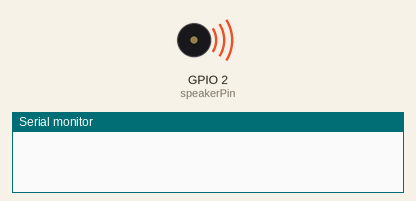
Recording of a sketch running on a simulated ESP32. Parts: buzzer (waves = sounding), the last lines printed to the serial monitor. Random numbers use the default seed unless the sketch sets one.

Above: at 0.15 s.
At 34.2 s:
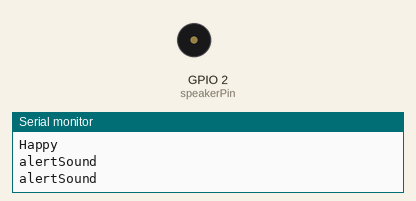
Timing chart, 0 to 40.0 s (numbered marks = the images above):
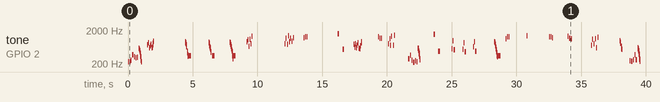

The sketch:

Emotions.ino
```cpp
int speakerPin = 2;
#include <Emotions.h>
Emotions Emote(speakerPin);


void setup() {
  Serial.begin(115200);

  randomSeed(analogRead(0)); // randomness
}


void loop() {
  int mood = random(10);

  switch (mood) {
    case 0:
      Serial.printf("Happy\n");
      Emote.happySound();

      break;
    case 1:
      Serial.printf("curiousSound\n");
      Emote.curiousSound();
      break;
    case 2:
      Serial.printf("sadSound\n");
      Emote.sadSound();
      break;
    case 3:
      Serial.printf("alertSound\n");
      Emote.alertSound();
      break;
    case 4:
      Serial.printf("idleSound\n");
      Emote.idleSound();
      break;
    case 5: Emote.backChat(); break;
    case 6: Emote.muttering(); break;
    case 7: Emote.nervous(); break;
    case 8: Emote.scared(); break;
    case 9: delay(100); break;
  }

  Emote.Quiet();
  delay(random(300, 1500)); // natural pauses
}
```

Emotions.h
```cpp
class Emotions{
public:
int speaker;
public:

  Emotions(int _speakerPin){
    speaker = _speakerPin;
    ledcAttach(speaker, 2000, 10);
  }

  void playTone(int freq, int duration) {
    ledcWriteTone(speaker, freq);
    delay(duration);
  }

  void silence(int t = 50) {
    ledcWriteTone(speaker, 0);
    delay(t);
  }

  // Helpers
  int jitter(int base, int variation) {
    return base + random(-variation, variation);
  }

  // Core sound shapes
  void chirpUp(int startF, int endF, int stepDelay) {
    for (int f = startF; f < endF; f += random(15, 30)) {
      ledcWriteTone(speaker, jitter(f, 20));
      delay(stepDelay + random(-2, 3));
    }
  }

  void chirpDown(int startF, int endF, int stepDelay) {
    for (int f = startF; f > endF; f -= random(15, 30)) {
      ledcWriteTone(speaker, jitter(f, 20));
      delay(stepDelay + random(-2, 3));
    }
  }

  // =======================
  //        EMOTIONS
  // =======================

  // Happy
  void happySound() {
    chirpUp(500, 1400, 4);
    silence(30);
    chirpUp(700, 1600, 3);
  }

  // Curious
  void curiousSound() {
    playTone(jitter(600, 50), 80);
    silence(20);
    playTone(jitter(900, 80), 60);
    silence(20);
    playTone(jitter(500, 50), 120);
  }

  // Sad
  void sadSound() {
    chirpDown(900, 300, 8);
    silence(50);
    playTone(350, 200);
  }

  // Alert
  void alertSound() {
    for (int i = 0; i < 3; i++) {
      playTone(jitter(1200, 100), 80);
      silence(40);
    }
  }

  void idleSound() {
    int choice = random(8);

    switch (choice) {

      // Soft upward chirp (curious idle)
      case 0:
        chirpUp(400, 900, 6);
        break;

      // Soft downward chirp (relaxed)
      case 1:
        chirpDown(1000, 500, 7);
        break;

      // Single questioning beep
      case 2:
        playTone(jitter(700, 100), 120);
        silence(40);
        playTone(jitter(900, 120), 80);
        break;

      // Tiny double chirp
      case 3:
        playTone(jitter(800, 80), 60);
        silence(20);
        playTone(jitter(1000, 80), 60);
        break;

      // Quiet mutter fragment
      case 4:
        for (int i = 0; i < random(2, 4); i++) {
          playTone(jitter(350, 60), random(50, 100));
          silence(random(20, 40));
        }
        break;

      // Fast little blips (processing/thinking)
      case 5:
        for (int i = 0; i < random(3, 6); i++) {
          playTone(jitter(1100, 150), 30);
          silence(15);
        }
        break;

      // Rising “hmm?” sound
      case 6:
        chirpUp(500, 1000, 5);
        silence(30);
        playTone(jitter(600, 50), 100);
        break;

      // Glitchy/random noise (very BD-1 style)
      case 7:
        for (int i = 0; i < random(4, 8); i++) {
          ledcWriteTone(speaker, random(300, 1400));
          delay(random(20, 60));
        }
        break;
    }

    // occasional micro pause (very important for realism)
    silence(random(50, 150));
  }


  // Back-chatting (argumentative, rapid response beeps)
  void backChat() {
    for (int i = 0; i < random(3, 6); i++) {
      playTone(jitter(800, 200), random(40, 90));
      silence(random(10, 40));
      playTone(jitter(1200, 200), random(40, 80));
      silence(random(20, 60));
    }
  }

  // Muttering (low, grumbly, under-the-breath sounds)
  void muttering() {
    for (int i = 0; i < random(4, 8); i++) {
      playTone(jitter(300, 80), random(60, 120));
      silence(random(20, 50));
    }
    chirpDown(600, 250, 10); // trailing grumble
  }

  // Scared (sudden high pitch + drop)
  void scared() {
    playTone(1500 + random(0, 300), 100);
    silence(30);
    chirpDown(1400, 400, 4);
    silence(50);
    playTone(jitter(500, 100), 120);
  }

  // Nervous (stuttering + uneven tones)
  void nervous() {
    for (int i = 0; i < random(5, 10); i++) {
      playTone(jitter(700, 150), random(30, 70));
      silence(random(10, 30));
    }
    chirpUp(600, 1000, 6);
  }

  // R2-D2 style wailing scream
  void wailingScream() {
    // long rising sweep
    for (int f = 400; f < 2000; f += 15) {
      ledcWriteTone(speaker, jitter(f, 30));
      delay(3);
    }

    // oscillating high-pitch wail
    for (int i = 0; i < 20; i++) {
      ledcWriteTone(speaker, 1800 + random(-200, 200));
      delay(30);
    }

    // falling panic drop
    for (int f = 2000; f > 300; f -= 20) {
      ledcWriteTone(speaker, jitter(f, 40));
      delay(4);
    }

    silence(100);
  }

  void Quiet(){silence(100);}
};
```

Measured:
- by itself, tone on GPIO 2 (speakerPin): plays 231 Hz for 0.10 s, 234 Hz for 0.06 s, 259 Hz for 0.09 s, 376 Hz for 0.11 s, 324 Hz for 0.11 s, 301 Hz for 0.09 s … (218 notes in this stretch)
